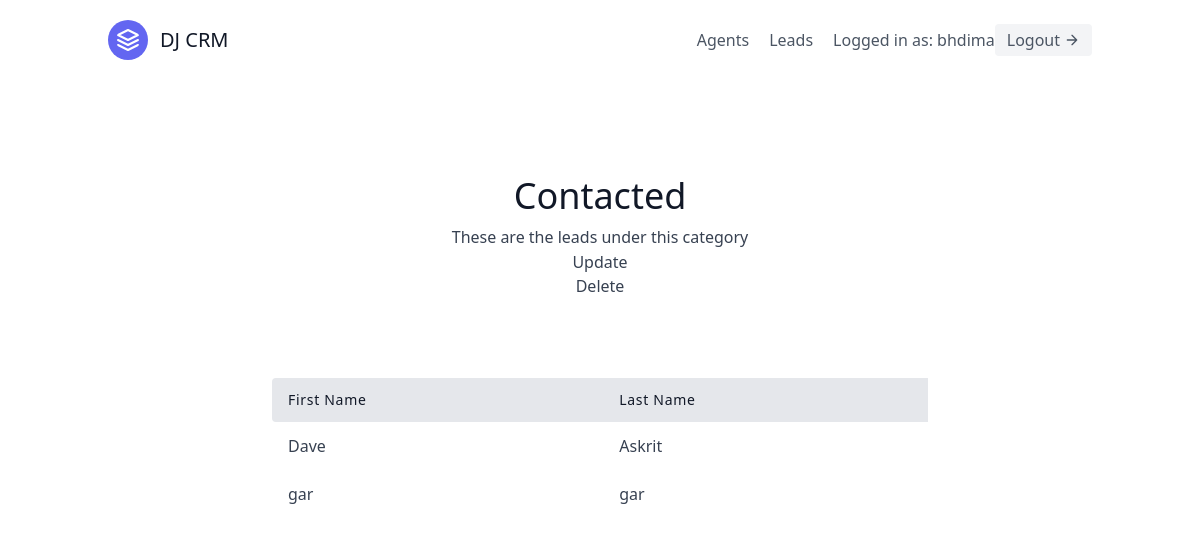
The page /leads/categories/2/ (signed in) on the database its author committed.
### leads/models.py (models this page shows, shortened)
class User(AbstractUser):
    is_organizor = models.BooleanField(default=True)
    is_agent = models.BooleanField(default=False)

class Category(models.Model):
    name = models.CharField(max_length=30)  #Our 4 categories: New, Contacted, Converted, Unconverted
    organization = models.ForeignKey(UserProfile, on_delete=models.CASCADE)

class Lead(models.Model):
    first_name = models.CharField(max_length=20)
    last_name = models.CharField(max_length=20)
    age = models.IntegerField(default=0)
    organization = models.ForeignKey(UserProfile, on_delete=models.CASCADE)
    agent = models.ForeignKey("Agent", null=True, blank=True, on_delete=models.SET_NULL)
    category = models.ForeignKey("Category", related_name="leads", null=True, blank=True, on_delete=models.SET_NULL)
    description = models.TextField()
    date_added = models.DateTimeField(auto_now_add=True)
    phone_number = models.CharField(max_length=20)
    email = models.EmailField()

### leads/views.py (the view)
# urls.py: path('categories/<int:pk>/', CategoryDetailView.as_view(), name='category-detail'),
class CategoryDetailView(LoginRequiredMixin, generic.DetailView):
    template_name = "leads/category_detail.html"
    context_object_name = "category"
    def get_queryset(self):
        user = self.request.user
        if user.is_organizor:
            queryset = Category.objects.filter(
                organization=user.userprofile
                )
        else:
            queryset = Category.objects.filter(
                organization=user.agent.organization
                )
        return queryset

### leads/templates/leads/category_detail.html
{% extends "base.html" %}
{% block content %}
<section class="text-gray-700 body-font">
    <div class="container px-5 py-24 mx-auto">
      <div class="flex flex-col text-center w-full mb-20">
        <h1 class="sm:text-4xl text-3xl font-medium title-font mb-2 text-gray-900">
            {{ category.name }}
        </h1>
        <p class="lg:w-2/3 mx-auto leading-relaxed text-base">
            These are the leads under this category
        </p>
        <a href="{% url 'leads:category-update' category.pk %}" class="hover:text-blue-500">Update</a>
        <a href="{% url 'leads:category-delete' category.pk %}" class="hover:text-blue-500">Delete</a>
      </div>
      <div class="lg:w-2/3 w-full mx-auto overflow-auto">
        <table class="table-auto w-full text-left whitespace-no-wrap">
          <thead>
            <tr>
                <th class="px-4 py-3 title-font tracking-wider font-medium text-gray-900 text-sm bg-gray-200 rounded-tl rounded-bl">
                    First Name
                </th>
                <th class="px-4 py-3 title-font tracking-wider font-medium text-gray-900 text-sm bg-gray-200">
                    Last Name
                </th>
            </tr>
          </thead>
          <tbody>
            {% for lead in category.leads.all %}
                <tr>
                    <td class="px-4 py-3">
                      <a class="hover:text-blue-500" href="{% url 'leads:lead-detail' lead.pk %}">{{ lead.first_name }}</a>
                    </td>
                    <td class="px-4 py-3">{{ lead.last_name }}</td>
                </tr>
            {% endfor %}
          </tbody>
        </table>
      </div>
    </div>
  </section>
{% endblock content %}

### templates/navbar.html (shortened to what this page needs)
<header class="text-gray-600 body-font">
    <div class="container mx-auto flex flex-wrap p-5 flex-col md:flex-row items-center">
      <a class="flex title-font font-medium items-center text-gray-900 mb-4 md:mb-0">
        <svg xmlns="http://www.w3.org/2000/svg" fill="none" stroke="currentColor" stroke-linecap="round" stroke-linejoin="round" stroke-width="2" class="w-10 h-10 text-white p-2 bg-indigo-500 rounded-full" viewBox="0 0 24 24">
          <path d="M12 2L2 7l10 5 10-5-10-5zM2 17l10 5 10-5M2 12l10 5 10-5"></path>
        </svg>
        <span class="ml-3 text-xl">DJ CRM</span>
      </a>
      <nav class="md:ml-auto flex flex-wrap items-center text-base justify-center">
        {% if not request.user.is_authenticated %}
          <a href="{% url 'signup' %}" class="mr-5 hover:text-gray-900">Signup</a>
        {% else %}
          {% if request.user.is_organizor %}
          <a href="{% url 'agents:agent-list' %}" class="mr-5 hover:text-gray-900">Agents</a>
          {% endif %}
          <a href="{% url 'leads:lead-list' %}" class="mr-5 hover:text-gray-900">Leads</a>
          {% endif %}
      </nav>
      {% if request.user.is_authenticated %}
        Logged in as: {{ request.user.username }}
        <a href="{% url 'logout' %}" class="inline-flex items-center bg-gray-100 border-0 py-1 px-3 focus:outline-none hover:bg-gray-200 rounded text-base mt-4 md:mt-0">
          Logout
            <svg fill="none" stroke="currentColor" stroke-linecap="round" stroke-linejoin="round" stroke-width="2" class="w-4 h-4 ml-1" viewBox="0 0 24 24">
              <path d="M5 12h14M12 5l7 7-7 7"></path>
            </svg>
        </a>
      {% endif %}
    </div>
</header>

### rows shown on the page
User: user.username "bhdima"
Category: name "Contacted"
Lead: first_name "Dave", last_name "Askrit"
Lead: first_name "gar", last_name "gar"
